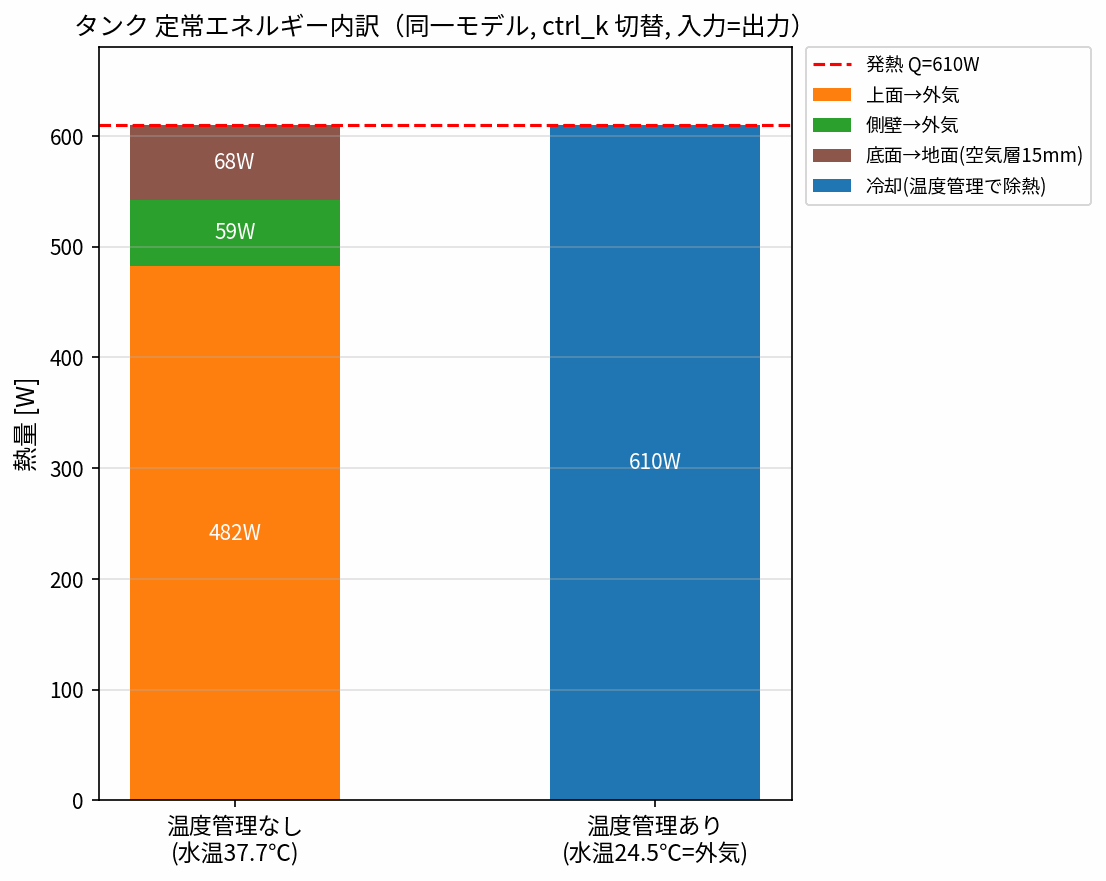

Reproduce this figure in Python.
# -*- coding: utf-8 -*-
"""温度管理あり/なし のエネルギー内訳を棒グラフ化（同一モデル, ctrl_k 切替の定常）。

定常のエネルギー収支（入力=出力）:
  管理なし(ctrl_k=0, 水温37.7℃): 発熱610W = 上面→外気 + 側壁→外気 + 底面→地面
  管理あり(ctrl_k>0, 水温24.5℃=外気): 発熱610W = 冷却(制御除熱) + 自然放熱≒0
集中定数の熱コンダクタンスから解析的に算出。

  python heat_breakdown.py   -> heat_breakdown.png
"""
import os
import glob
import numpy as np
import matplotlib
import matplotlib.pyplot as plt
import matplotlib.font_manager as fm

for cand in ["~/.fonts/NotoSansCJKjp-Regular.otf",
             "/usr/share/fonts/truetype/droid/DroidSansFallbackFull.ttf",
             "C:/Windows/Fonts/meiryo.ttc"]:
    for p in glob.glob(os.path.expanduser(cand)):
        try:
            fm.fontManager.addfont(p)
            matplotlib.rcParams["font.family"] = fm.FontProperties(fname=p).get_name()
            break
        except Exception:
            pass
    else:
        continue
    break
matplotlib.rcParams["axes.unicode_minus"] = False
HERE = os.path.dirname(os.path.abspath(__file__))

# --- 幾何(等価単一矩形 Lx×Ly)・熱伝達率 ---
Lx, Ly = 1.764, 1.829
A_top = Lx * Ly
A_bot = A_top
peri = 2 * (Lx + Ly)
level = 0.0755
A_side = peri * level
h, h_top, h_l = 9.0, 11.2, 200.0
k_air, t_airgap = 0.026, 0.015     # 底面は15mm浮いている→空気層の伝導
h_bot = k_air / t_airgap           # ≒1.73 W/m2K (断熱的)
Q = 610.0

# --- 管理なし(定常)の放熱内訳 ---
Gtop = h_top * A_top
Gl = h_l * A_side
Gside = h * A_side
Gbot = h_bot * A_bot
Gwall = Gside + Gbot
UA = Gtop + 1.0 / (1.0 / Gl + 1.0 / Gwall)
dTw = Q / UA
Qtop = Gtop * dTw
Qwall = Q - Qtop
dTwall = Qwall / Gwall
Qside = Gside * dTwall
Qbot = Gbot * dTwall
# --- 管理あり(定常, 水温=外気): 自然放熱≒0, 冷却=Q ---
Qcool = Q
Qnat = 0.0
print("なし: 上面%.0f 側壁%.0f 底面%.0f =%.0fW" % (Qtop, Qside, Qbot, Qtop + Qside + Qbot))
print("あり: 冷却%.0f 自然放熱%.0f" % (Qcool, Qnat))

# --- 棒グラフ（管理なし / あり を横並び, 出力内訳） ---
fig, ax = plt.subplots(figsize=(7.5, 6))
x = [0, 1]
labels = ["温度管理なし\n(水温37.7℃)", "温度管理あり\n(水温24.5℃=外気)"]
top = [Qtop, 0]
side = [Qside, 0]
bot = [Qbot, 0]
cool = [0, Qcool]
ax.bar(x, top, width=0.5, color="tab:orange", label="上面→外気")
ax.bar(x, side, width=0.5, bottom=top, color="tab:green", label="側壁→外気")
ax.bar(x, bot, width=0.5, bottom=np.add(top, side), color="tab:brown", label="底面→地面(空気層15mm)")
ax.bar(x, cool, width=0.5, color="tab:blue", label="冷却(温度管理で除熱)")
ax.axhline(Q, color="red", ls="--", linewidth=1.5, label="発熱 Q=610W")
for xi, t, s, b, c in zip(x, top, side, bot, cool):
    if t > 5: ax.text(xi, t / 2, "%.0fW" % t, ha="center", va="center", color="white", fontsize=10)
    if s > 5: ax.text(xi, t + s / 2, "%.0fW" % s, ha="center", va="center", color="white", fontsize=10)
    if b > 5: ax.text(xi, t + s + b / 2, "%.0fW" % b, ha="center", va="center", color="white", fontsize=10)
    if c > 5: ax.text(xi, c / 2, "%.0fW" % c, ha="center", va="center", color="white", fontsize=10)
ax.set_xticks(x); ax.set_xticklabels(labels, fontsize=11)
ax.set_ylabel("熱量 [W]", fontsize=12)
ax.set_title("タンク 定常エネルギー内訳（同一モデル, ctrl_k 切替, 入力=出力）", fontsize=12)
ax.set_ylim(0, 680)
ax.legend(fontsize=9, loc="upper left", bbox_to_anchor=(1.02, 1.0), borderaxespad=0)
ax.grid(True, axis="y", alpha=0.4)
plt.tight_layout()
out = os.path.join(HERE, "heat_breakdown.png")
plt.savefig(out, dpi=150, bbox_inches="tight")
print("saved:", out)
